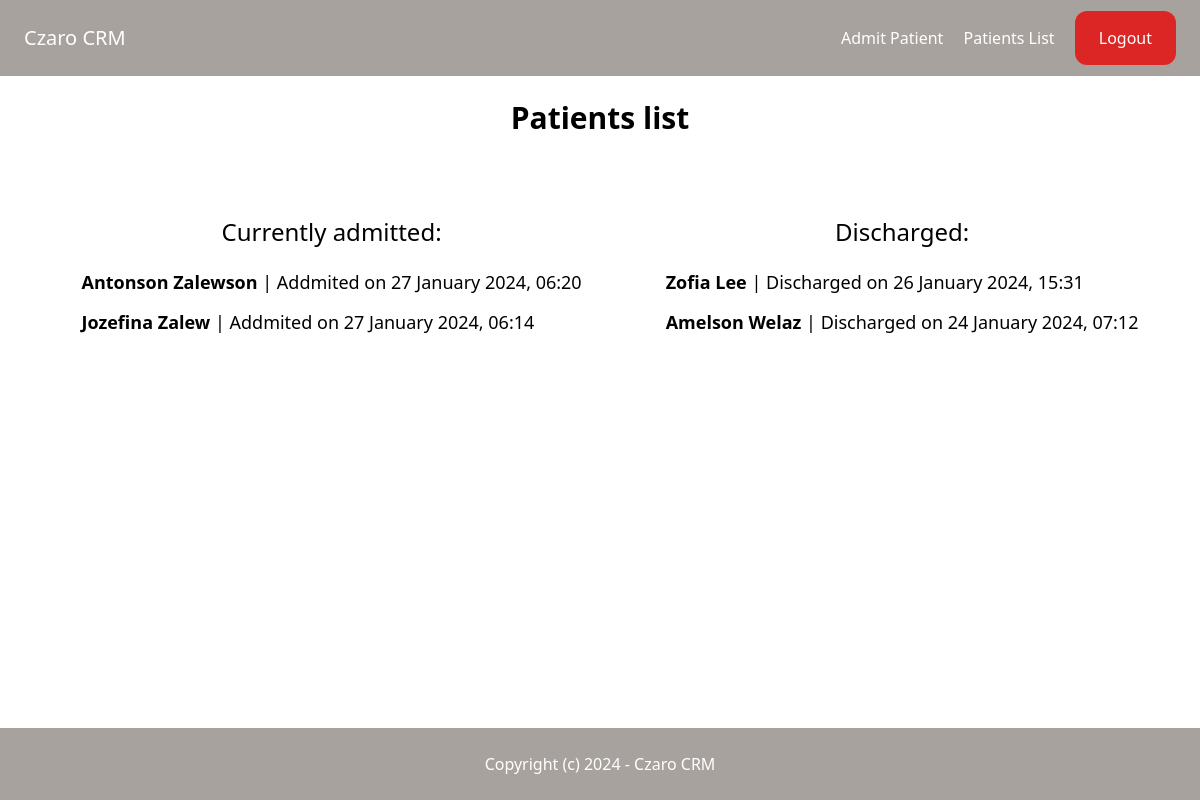
/patient/ (signed in), run on an earlier commit of the app's database.
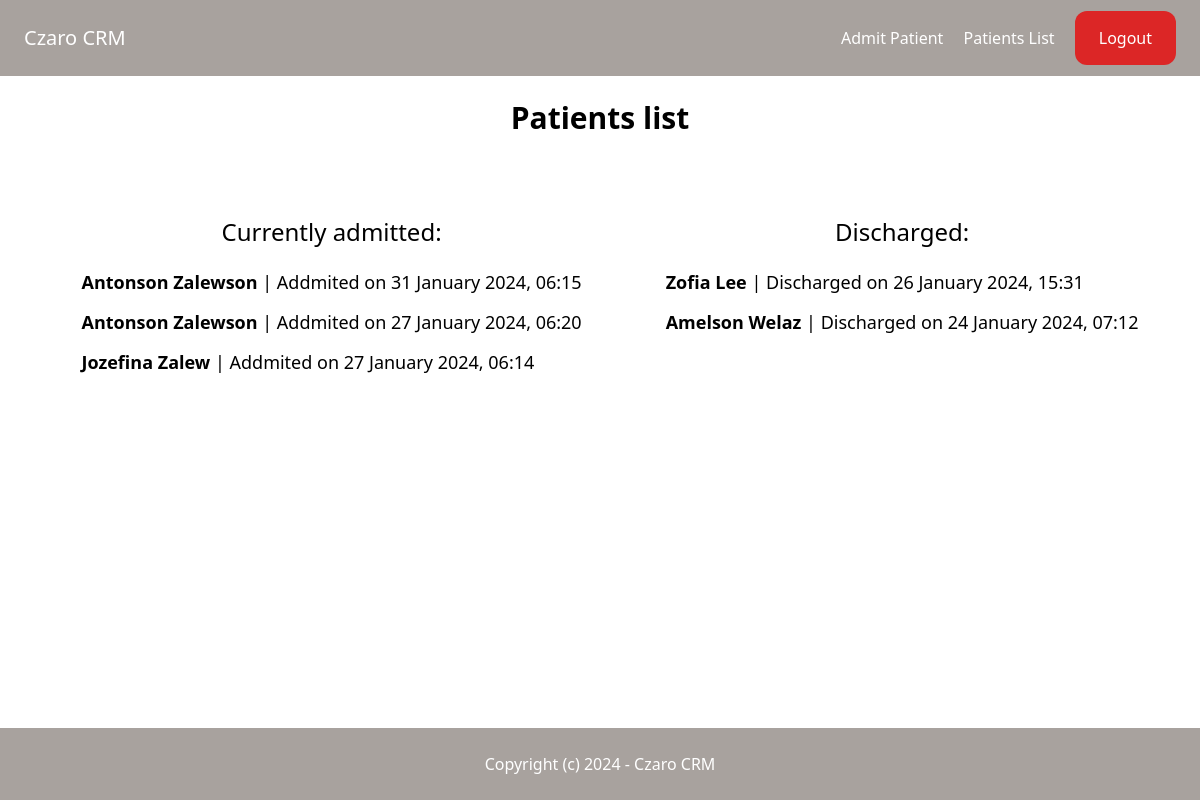
And on a later commit of the database.
### patient/models.py (models this page shows, shortened)
class Patient(models.Model):
    id = models.UUIDField(primary_key=True, default=uuid.uuid4, editable=False)
    first_name = models.CharField(max_length=255)
    last_name = models.CharField(max_length=255)
    date_of_birth = models.DateField()
    contact_number = models.CharField(max_length=15)
    is_insured = models.BooleanField(choices=YES_NO_CHOICES, default=YES)
    insurance = models.CharField(max_length=255)
    country = models.CharField(max_length=255)
    city = models.CharField(max_length=255)
    street = models.CharField(max_length=255)
    zip_code = models.CharField(max_length=255)
    admitted_by = models.ForeignKey(User, on_delete=models.CASCADE, limit_choices_to={'is_staff': True})
    admitted_on = models.DateTimeField(default=timezone.now)
    consent = models.CharField(max_length = 255, blank=True)
    consent_contact_number = models.CharField(max_length=15, blank=True)
    main_symptom = models.CharField(max_length=255)
    additional_symptoms = models.CharField(max_length=255, blank=True, null=True)
    discharged_on = models.DateTimeField(blank=True, null=True)
    is_discharged = models.BooleanField(default=False)
    status = models.CharField(max_length=45, choices=STATUS_CHOICES, default="admitted")
    died_on = models.DateTimeField(blank=True, null=True)

### patient/views.py (the view)
# urls.py: path("", views.main, name="index"),
@login_required(login_url = "/login/")
def index(request):
    admitted_patients = Patient.objects.filter(is_discharged=False).order_by("-admitted_on")
    discharged_patients = Patient.objects.filter(is_discharged=True).order_by("-discharged_on")
    context = {
        "admitted_patients": admitted_patients,
        "discharged_patients" : discharged_patients,
        "title" : "Patients list"
    }
    return render(request, "patient_list.html", context)

### templates/patient_list.html (shortened to what this page needs)
{% extends "base.html"%}
{% block content %}
<h1 class="text-3xl font-bold text-center mb-20">{{ title }}</h1>
<div class="flex justify-center">
    <div class="px-5">
        <p class="text-2xl text-center mb-5">Currently admitted:</p>
        {% for patient in admitted_patients %}
        <a href="{% url 'patient:page' patient.id %}">
            <p class="mb-3 text-lg">
                <span class="font-bold">{{ patient.first_name }} {{ patient.last_name }}</span> | Addmited on {{ patient.admitted_on|date:"d F Y, H:i" }}
            </p>
        </a>
        {% endfor %}
    </div>
    <div clas="w-1/2 px-5">
        <p class="text-2xl text-center mb-5">Discharged:</p>
        {% for patient in discharged_patients %}
        <a href="{% url 'patient:page' patient.id %}">
            <p class="mb-3 text-lg">
                <span class="font-bold">{{ patient.first_name }} {{ patient.last_name }}</span> | Discharged on {{ patient.discharged_on|date:"d F Y, H:i" }}
            </p>
        </a>
    {% endfor %}
    </div>
</div>
{% endblock %}

What changed in the data, as far as the page shows it:
added Patient: first_name "Antonson", last_name "Zalewson", admitted_on "31 January 2024, 06:15", shown under "Patients list"
